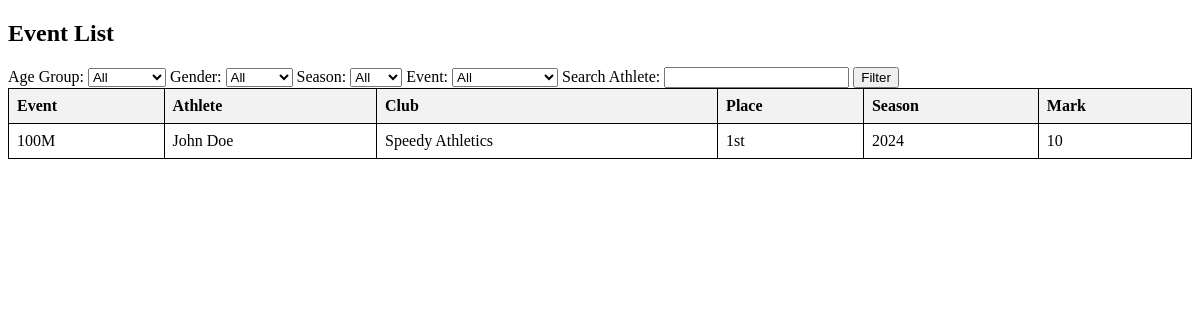
/events/, run on an earlier commit of the app's database.
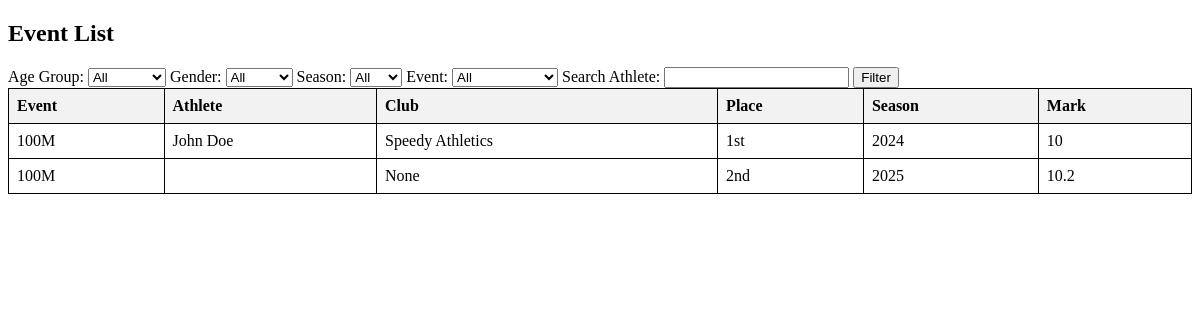
And on a later commit of the database.
### webApp/models.py (models this page shows, shortened)
class Match(models.Model):
    AGES = [
        ("OPEN", "Open"),
        ("U-23", "Under-23"),
        ("U-20", "Under-20"),
        ("U-18", "Under-18"),
        ("U-17", "Under-17"),
        ("U-15", "Under-15"),
        ("U-13", "Under-13"),
        ("U-11", "Under-11"),
        ("U-09", "Under-9"),
    ]
    SEASON = [
        (2025, "2025"),
        (2024, "2024"),
        (2023, "2023"),
        (2022, "2022"),
        (2021, "2021"),
        (2020, "2020"),
        (2019, "2019"),
    ]
    matchID = models.AutoField(primary_key=True)
    athlete = models.ForeignKey(Athlete, on_delete=models.CASCADE, related_name="matches", null=True)  # ForeignKey to Athlete
    event = models.ForeignKey(Event, on_delete=models.CASCADE, related_name="matches", null=True)  # ForeignKey to Event
    windSpeed = models.DecimalField(max_digits=3, decimal_places=1)
    place = models.CharField(max_length=200)
    date = models.DateField()
    location = models.CharField(max_length=200)
    mark = models.CharField(max_length=10)
    age = models.CharField(max_length=5, choices=AGES)
    club = models.CharField(max_length=200, default=None, blank=True, null=True)  # The club name the athlete performed under for a match
    personalBest = models.DecimalField(max_digits=10, decimal_places=2)
    season = models.IntegerField(choices=SEASON)
    gender = models.CharField(max_length=6, choices=Athlete.GENDER, default="MALE")  # Match gender (can be different from athlete)

class Event(models.Model):
    EVENTS = [
        ("60M", "60 Meters"),
        ("80M", "80 Meters"),
        ("100M", "100 Meters"),
        ("200M", "200 Meters"),
        ("400M", "400 Meters"),
        ("800M", "800 Meters"),
        ("1000M", "1000 Meters"),
        ("1200M", "1200 Meters"),
        ("1500M", "1500 Meters"),
        ("3000M", "3000 Meters"),
        ("5000M", "5000 Meters"),
        ("10000M", "10000 Meters"),
        ("60H", "60 Hurdles"),
        ("100H", "100 Hurdles"),
        ("110H", "110 Hurdles"),
        ("400H", "400 Hurdles"),
        ("3000SC", "3000 SC"),
        ("4100R", "4×100 Relay"),
        ("4400R", "4×400 Relay"),
        ("HM", "Half Marathon"),
        ("M", "Marathon"),
        ("20KW", "20K Walk"),
        ("PENT", "Pentathlon"),
        ("HEPT", "Heptathlon"),
        ("OCTA", "Octathlon"),
        ("DECA", "Decathlon"),
        ("HJ", "High Jump"),
        ("LJ", "Long Jump"),
        ("TRJ", "Triple Jump"),
        ("PV", "Pole Vault"),
        ("DISCUS", "Discus"),
        ("JAVE", "Javelin"),
        ("HAM", "Hammer"),
        ("SHOT", "Shot Put"),
        ("80H", "80 Hurdles"),
        ("BT", "Ball Throw"),
    ]
    eventID = models.AutoField(primary_key=True)
    eventName = models.CharField(max_length=200, choices=EVENTS)
    description = models.TextField(blank=True, null=True)  # Optional event description

class Athlete(AbstractBaseUser, PermissionsMixin):
    GENDER = [
        ("MALE", "Male"),
        ("FEMALE", "Female")
    ]
    athleteID = models.AutoField(primary_key=True)
    name = models.CharField(max_length=100)
    email = models.EmailField(unique=True)
    username = models.CharField(max_length=100, unique=True)
    gender = models.CharField(max_length=6, choices=GENDER)
    weight = models.DecimalField(max_digits=6, decimal_places=2)
    height = models.DecimalField(max_digits=4, decimal_places=2)
    dob = models.DateField()
    biography = models.CharField(max_length=1000, blank=True, null=True)
    smLinks = models.URLField(max_length=500, blank=True, null=True)
    is_active = models.BooleanField(default=True)
    is_staff = models.BooleanField(default=False)  # True if the athlete is a staff (admin)
    objects = AthleteManager()
    USERNAME_FIELD = 'username'
    REQUIRED_FIELDS = ['name', 'email', 'gender', 'weight', 'height', 'dob']  # These must be provided

### webApp/views.py (the view)
# urls.py: path('events/', views.event_list, name='event_list'),
def event_list(request):
    matches = Match.objects.all()
    athletes = Athlete.objects.all()
    age_filter = request.GET.get('age', '')
    gender_filter = request.GET.get('gender', '')
    season_filter = request.GET.get('season', '')
    event_filter = request.GET.get('event', '')
    athlete_search = request.GET.get('athlete', '')
    if age_filter:
        matches = matches.filter(age=age_filter)
    if gender_filter:
        matches = matches.filter(gender=gender_filter)
    if season_filter:
        matches = matches.filter(season=season_filter)
    if event_filter:
        matches = matches.filter(eventName=event_filter)
    if athlete_search:
        matches = matches.filter(athlete__name__icontains=athlete_search)
    context = {
        'matches': matches,
        'athletes': athletes,
        'age_filter': age_filter,
        'gender_filter': gender_filter,
        'season_filter': season_filter,
        'event_filter': event_filter,
        'athlete_search': athlete_search,
        'age_choices': Match.AGES,  # Get all age choices
        'event_choices': Event.EVENTS,  # Get all event choices
        'season_choices': Match.SEASON,  # Get all season choices
    }
    return render(request, 'website/event_list.html', context)

### webApp/templates/website/event_list.html (shortened to what this page needs)
<!DOCTYPE html>
<html lang="en">
<head>
</head>
<body>
    <h2>Event List</h2>
		<form method="get">
    <label for="age">Age Group:</label>
    <select name="age">
        <option value="">All</option>
    </select>
    <label for="gender">Gender:</label>
    <select name="gender">
        <option value="">All</option>
    </select>
    <label for="season">Season:</label>
    <select name="season">
        <option value="">All</option>
    </select>
    <label for="event">Event:</label>
    <select name="event">
        <option value="">All</option>
    </select>
    <label for="athlete">Search Athlete:</label>
    <input type="text" name="athlete" value="{{ athlete_search }}">
    <button type="submit">Filter</button>
</form>
<table>
    <thead>
        <tr>
            <th>Event</th>
            <th>Athlete</th>
            <th>Club</th>
            <th>Place</th>
            <th>Season</th>
            <th>Mark</th>
        </tr>
    </thead>
    <tbody>
        {% for match in matches %}
        <tr>
            <td>{{ match.event.eventName }}</td>
            <td>{{ match.athlete.name }}</td>
            <td>{{ match.club }}</td>
            <td>{{ match.place }}</td>
            <td>{{ match.season }}</td>
            <td>{{ match.mark }}</td>
        </tr>
        {% endfor %}
    </tbody>
</table>
</body>
</html>

What changed in the data, as far as the page shows it:
added Match: event.eventName "100M", club "None", place "2nd", season "2025", mark "10.2"
